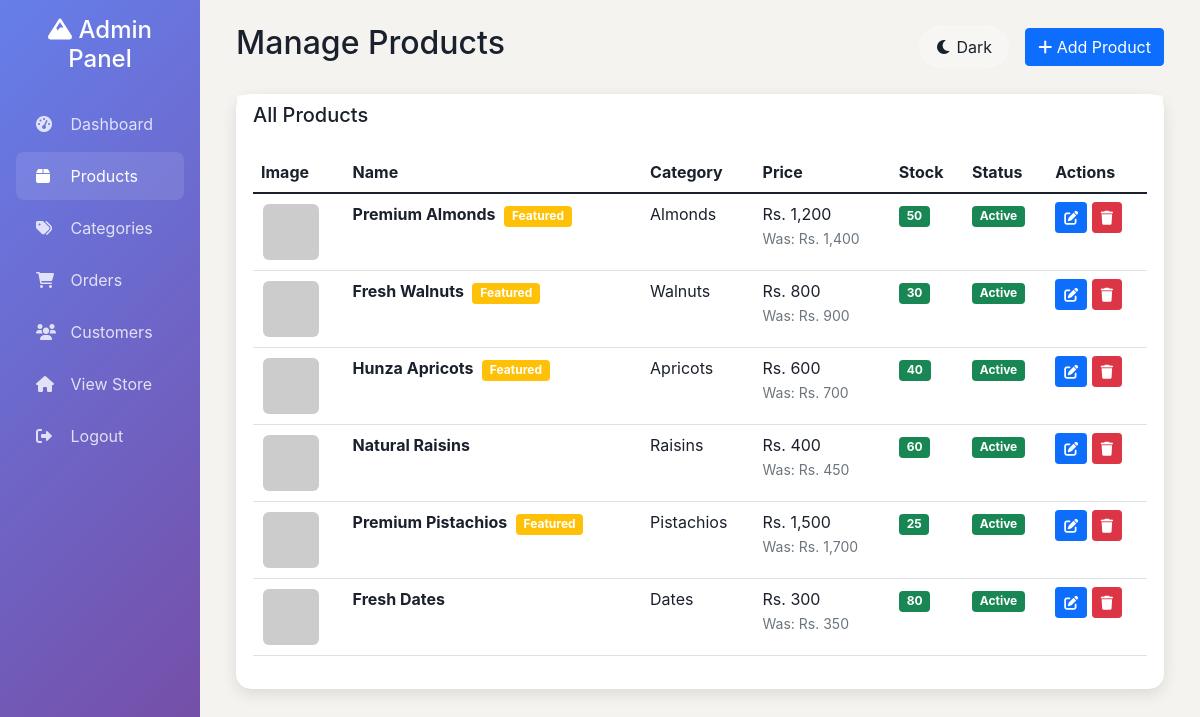
/admin/products.php (signed in), run on the app's committed database.
### tables this page shows
CREATE TABLE products (
    id INT PRIMARY KEY AUTO_INCREMENT,
    name VARCHAR(200) NOT NULL,
    description TEXT,
    price DECIMAL(10,2) NOT NULL,
    original_price DECIMAL(10,2),
    stock_quantity INT DEFAULT 0,
    image_url VARCHAR(255),
    category_id INT,
    is_featured BOOLEAN DEFAULT FALSE,
    is_active BOOLEAN DEFAULT TRUE,
    created_at TIMESTAMP DEFAULT CURRENT_TIMESTAMP,
    updated_at TIMESTAMP DEFAULT CURRENT_TIMESTAMP ON UPDATE CURRENT_TIMESTAMP,
    FOREIGN KEY (category_id) REFERENCES categories(id)
);

CREATE TABLE categories (
    id INT PRIMARY KEY AUTO_INCREMENT,
    name VARCHAR(100) NOT NULL,
    description TEXT,
    created_at TIMESTAMP DEFAULT CURRENT_TIMESTAMP
);

### admin/products.php (the view, shortened to what this page needs)
<?php
$pdo = getDBConnection();
$stmt = $pdo->prepare("SELECT p.*, c.name as category_name FROM products p
                       LEFT JOIN categories c ON p.category_id = c.id
                       ORDER BY p.created_at DESC");
$stmt->execute();
$products = $stmt->fetchAll(PDO::FETCH_ASSOC);
?>
<!DOCTYPE html>
<html lang="en">
<head>
    <link href="https://cdn.jsdelivr.net/npm/bootstrap@5.1.3/dist/css/bootstrap.min.css" rel="stylesheet">
    <link href="https://cdnjs.cloudflare.com/ajax/libs/font-awesome/6.0.0/css/all.min.css" rel="stylesheet">
</head>
<body>
    <div class="container-fluid">
        <div class="row">
            <div class="col-md-3 col-lg-2 px-0">
                <div class="sidebar p-3">
                    <div class="text-center mb-4">
                        <h4 class="text-white">
                            <i class="fas fa-mountain"></i> Admin Panel
                        </h4>
                    </div>
                    <nav class="nav flex-column">
                        <a class="nav-link" href="dashboard.php">
                            <i class="fas fa-tachometer-alt"></i> Dashboard
                        </a>
                        <a class="nav-link active" href="products.php">
                            <i class="fas fa-box"></i> Products
                        </a>
                        <a class="nav-link" href="categories.php">
                            <i class="fas fa-tags"></i> Categories
                        </a>
                        <a class="nav-link" href="orders.php">
                            <i class="fas fa-shopping-cart"></i> Orders
                        </a>
                        <a class="nav-link" href="customers.php">
                            <i class="fas fa-users"></i> Customers
                        </a>
                        <a class="nav-link" href="../index.php">
                            <i class="fas fa-home"></i> View Store
                        </a>
                        <a class="nav-link" href="../logout.php">
                            <i class="fas fa-sign-out-alt"></i> Logout
                        </a>
                    </nav>
                </div>
            </div>
            <div class="col-md-9 col-lg-10">
                <div class="main-content p-4">
                    <div class="d-flex justify-content-between align-items-center mb-4">
                        <h2>Manage Products</h2>
                        <div class="d-flex align-items-center">
                            <button class="btn theme-toggle me-3" onclick="toggleTheme()">
                                <i class="fas fa-moon" id="theme-icon"></i>
                                <span id="theme-text">Dark</span>
                            </button>
                            <button class="btn btn-primary" data-bs-toggle="modal" data-bs-target="#addProductModal">
                                <i class="fas fa-plus"></i> Add Product
                            </button>
                        </div>
                    </div>
                    <div class="card">
                        <div class="card-header">
                            <h5 class="mb-0">All Products</h5>
                        </div>
                        <div class="card-body">
                            <div class="table-responsive">
                                <table class="table table-hover">
                                    <thead>
                                        <tr>
                                            <th>Image</th>
                                            <th>Name</th>
                                            <th>Category</th>
                                            <th>Price</th>
                                            <th>Stock</th>
                                            <th>Status</th>
                                            <th>Actions</th>
                                        </tr>
                                    </thead>
                                    <tbody>
                                        <?php foreach ($products as $product): ?>
                                            <tr>
                                                <td>
                                                    <img src="../images/products/<?php echo $product['image_url'] ? htmlspecialchars($product['image_url']) : 'https://via.placeholder.com/60x60?text=No+Image'; ?>"
                                                         class="product-image" alt="<?php echo htmlspecialchars($product['name']); ?>">
                                                </td>
                                                <td>
                                                    <strong><?php echo htmlspecialchars($product['name']); ?></strong>
                                                    <?php if ($product['is_featured']): ?>
                                                        <span class="badge bg-warning ms-1">Featured</span>
                                                    <?php endif; ?>
                                                </td>
                                                <td><?php echo htmlspecialchars($product['category_name']); ?></td>
                                                <td>
                                                    Rs. <?php echo number_format($product['price']); ?>
                                                    <?php if ($product['original_price'] && $product['original_price'] > $product['price']): ?>
                                                        <br><small class="text-muted">Was: Rs. <?php echo number_format($product['original_price']); ?></small>
                                                    <?php endif; ?>
                                                </td>
                                                <td>
                                                    <span class="badge bg-<?php echo $product['stock_quantity'] <= 10 ? 'danger' : 'success'; ?>">
                                                        <?php echo $product['stock_quantity']; ?>
                                                    </span>
                                                </td>
                                                <td>
                                                    <span class="badge bg-<?php echo $product['is_active'] ? 'success' : 'secondary'; ?>">
                                                        <?php echo $product['is_active'] ? 'Active' : 'Inactive'; ?>
                                                    </span>
                                                </td>
                                                <td>
                                                    <button class="btn btn-sm btn-primary" onclick="editProduct(<?php echo htmlspecialchars(json_encode($product)); ?>)">
                                                        <i class="fas fa-edit"></i>
                                                    </button>
                                                    <form method="POST" style="display: inline;" onsubmit="return confirm('Are you sure you want to delete this product?')">
                                                        <button type="submit" class="btn btn-sm btn-danger">
                                                            <i class="fas fa-trash"></i>
                                                        </button>
                                                    </form>
                                                </td>
                                            </tr>
                                        <?php endforeach; ?>
                                    </tbody>
                                </table>
                            </div>
                        </div>
                    </div>
                </div>
            </div>
        </div>
    </div>
</body>
</html>

### admin/products.php (style rules this page uses)
:root { --primary-color: #667eea; --secondary-color: #764ba2; --background-color: #f5f3f0; --surface-color: rgba(255, 255, 255, 0.8); --text-primary: #1a202c; --text-secondary: #4a5568; --border-color: rgba(255, 255, 255, 0.2); --shadow-color: rgba(0, 0, 0, 0.1); --glass-bg: rgba(255, 255, 255, 0.25); --glass-border: rgba(255, 255, 255, 0.18); --card-bg: #ffffff; --sidebar-bg: linear-gradient(135deg, #667eea 0%, #764ba2 100%); }
* { transition: background-color 0.3s ease, color 0.3s ease, border-color 0.3s ease; }
body { background: var(--background-color); color: var(--text-primary); font-family: 'Inter', -apple-system, BlinkMacSystemFont, sans-serif; }
.sidebar { min-height: 100vh; background: var(--sidebar-bg); }
.sidebar .nav-link { color: rgba(255,255,255,0.8); padding: 12px 20px; border-radius: 8px; margin: 2px 0; transition: all 0.3s ease; }
.sidebar .nav-link:hover, .sidebar .nav-link.active { color: white; background: rgba(255,255,255,0.1); }
.sidebar .nav-link i { width: 20px; margin-right: 10px; }
.main-content { background: var(--background-color); min-height: 100vh; }
.theme-toggle { background: var(--glass-bg); border: 1px solid var(--glass-border); border-radius: 50px; padding: 8px 16px; color: var(--text-primary); backdrop-filter: blur(10px); transition: all 0.3s ease; cursor: pointer; }
.card { background: var(--card-bg); border: 1px solid var(--glass-border); border-radius: 15px; box-shadow: 0 5px 15px var(--shadow-color); }
.card-header { background: var(--surface-color); border-bottom: 1px solid var(--glass-border); }
.table { color: var(--text-primary); }
.table th { background: var(--surface-color); color: var(--text-primary); }
.product-image { width: 60px; height: 60px; object-fit: cover; border-radius: 8px; border: 2px solid var(--glass-border); }

### data on the page
products: name "Premium Almonds", is_featured "Featured", category.name "Almonds", price "1,200", original_price "1,400", stock_quantity "50", is_active "Active"
products: name "Fresh Walnuts", is_featured "Featured", category.name "Walnuts", price "800", original_price "900", stock_quantity "30", is_active "Active"
products: name "Hunza Apricots", is_featured "Featured", category.name "Apricots", price "600", original_price "700", stock_quantity "40", is_active "Active"
products: name "Natural Raisins", category.name "Raisins", price "400", original_price "450", stock_quantity "60", is_active "Active"
products: name "Premium Pistachios", is_featured "Featured", category.name "Pistachios", price "1,500", original_price "1,700", stock_quantity "25", is_active "Active"
products: name "Fresh Dates", category.name "Dates", price "300", original_price "350", stock_quantity "80", is_active "Active"
